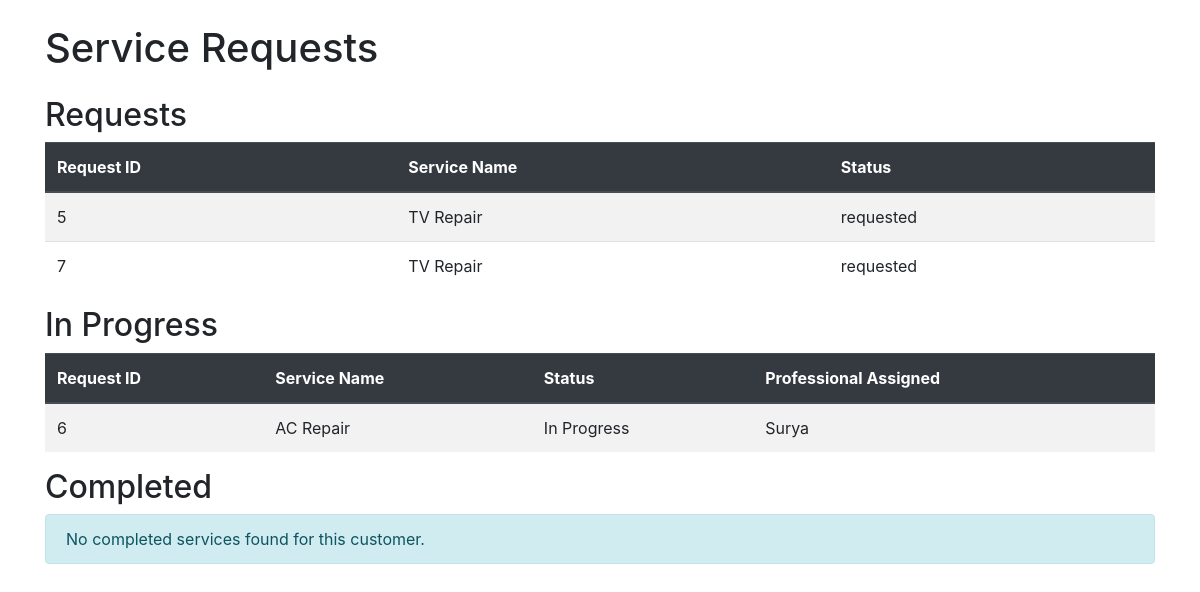
/view_requests/3, run on an earlier commit of the app's database.
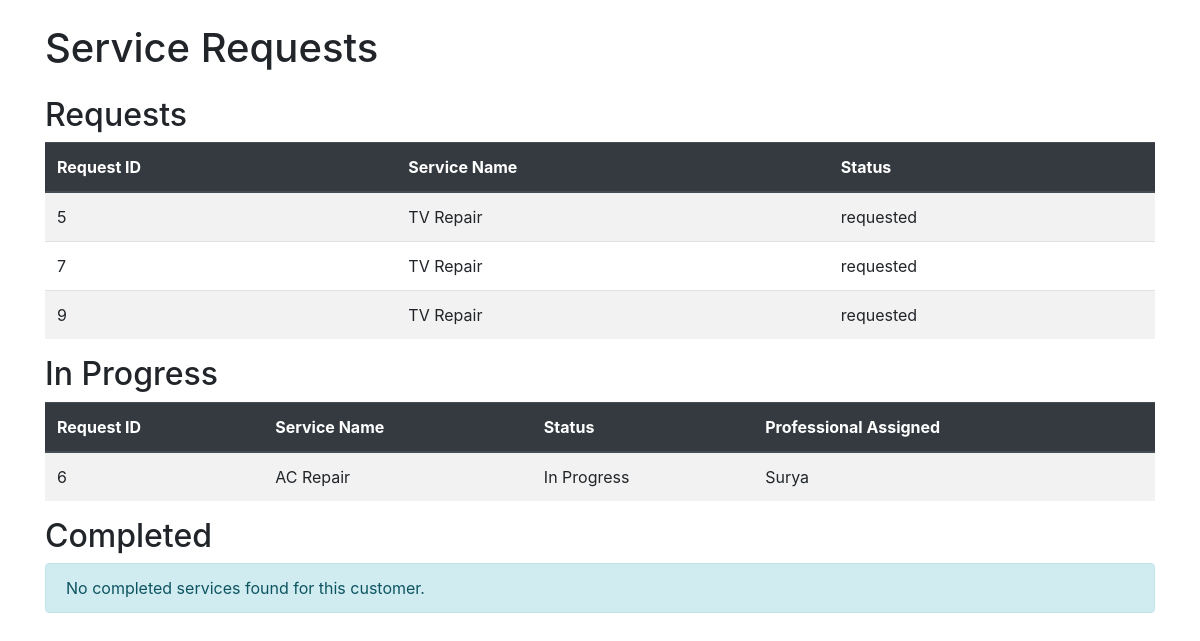
And on a later commit of the database.
### tables this page shows
CREATE TABLE service_requests (
    id INTEGER PRIMARY KEY AUTOINCREMENT,
    service_id INTEGER,
    customer_id INTEGER,
    professional_id INTEGER,
    date_of_request DATETIME DEFAULT CURRENT_TIMESTAMP,
    date_of_completion DATETIME,
    service_status TEXT DEFAULT 'requested',
    remarks TEXT,
    FOREIGN KEY (service_id) REFERENCES services (id),
    FOREIGN KEY (customer_id) REFERENCES customers (id),
    FOREIGN KEY (professional_id) REFERENCES professionals (id)
);

CREATE TABLE services (
    id INTEGER PRIMARY KEY AUTOINCREMENT,
    name TEXT NOT NULL,
    price REAL NOT NULL,
    time_required TEXT,
    description TEXT
);

CREATE TABLE professionals (
    id INTEGER PRIMARY KEY AUTOINCREMENT,
    name TEXT NOT NULL,
    date_created DATETIME DEFAULT CURRENT_TIMESTAMP,
    description TEXT,
    service_type TEXT NOT NULL,
    experience INTEGER,
    status TEXT DEFAULT 'pending'
, password TEXT);

### app.py (the view)
@app.route('/view_requests/<int:customer_id>')
def view_requests(customer_id):
    conn = get_db_connection()
    cursor = conn.cursor()
    cursor.execute('''
        SELECT sr.id, sr.service_id, s.name as service_name, sr.customer_id, sr.service_status as status, p.name as professional_name
        FROM service_requests sr
        JOIN services s ON sr.service_id = s.id
        LEFT JOIN professionals p ON sr.professional_id = p.id
        WHERE sr.customer_id = ?
    ''', (customer_id,))
    requests = cursor.fetchall()
    print("DEBUG: Requests fetched -", requests)  # Debugging line
    conn.close()
    return render_template('customer/view_requests.html', requests=requests)

### app.py (called while the page is built)
def get_db_connection():
    conn = sqlite3.connect('your_database.db')
    conn.row_factory = sqlite3.Row
    return conn

### templates/customer/view_requests.html (shortened to what this page needs)
<!DOCTYPE html>
<html lang="en">
<head>
    <link href="{{ url_for('static', filename='bootstrap/css/bootstrap.min.css') }}" rel="stylesheet">
</head>
<body>
    <div class="container">
        <h1 class="my-4">Service Requests</h1>
        <h2>Requests</h2>
        {% set has_requested = requests | selectattr('status', 'equalto', 'requested') | list %}
        {% if has_requested %}
            <table class="table table-striped">
                <thead class="thead-dark">
                    <tr>
                        <th scope="col">Request ID</th>
                        <th scope="col">Service Name</th>
                        <th scope="col">Status</th>
                    </tr>
                </thead>
                <tbody>
                    {% for request in has_requested %}
                    <tr>
                        <td>{{ request.id }}</td>
                        <td>{{ request.service_name }}</td>
                        <td>{{ request.status }}</td>
                    </tr>
                    {% endfor %}
                </tbody>
            </table>
        {% else %}
            <p class="alert alert-info">No requested services found for this customer.</p>
        {% endif %}
        <h2>In Progress</h2>
        {% set has_in_progress = requests | selectattr('status', 'equalto', 'In Progress') | list %}
        {% if has_in_progress %}
            <table class="table table-striped">
                <thead class="thead-dark">
                    <tr>
                        <th scope="col">Request ID</th>
                        <th scope="col">Service Name</th>
                        <th scope="col">Status</th>
                        <th scope="col">Professional Assigned</th>
                    </tr>
                </thead>
                <tbody>
                    {% for request in has_in_progress %}
                    <tr>
                        <td>{{ request.id }}</td>
                        <td>{{ request.service_name }}</td>
                        <td>{{ request.status }}</td>
                        <td>{{ request.professional_name }}</td>
                    </tr>
                    {% endfor %}
                </tbody>
            </table>
        {% else %}
            <p class="alert alert-info">No services in progress found for this customer.</p>
        {% endif %}
        <h2>Completed</h2>
        {% set has_completed = requests | selectattr('status', 'equalto', 'Completed') | list %}
        {% if has_completed %}
            <table class="table table-striped">
                <thead class="thead-dark">
                    <tr>
                        <th scope="col">Request ID</th>
                        <th scope="col">Service Name</th>
                        <th scope="col">Status</th>
                        <th scope="col">Professional Assigned</th>
                    </tr>
                </thead>
                <tbody>
                    {% for request in has_completed %}
                    <tr>
                        <td>{{ request.id }}</td>
                        <td>{{ request.service_name }}</td>
                        <td>{{ request.status }}</td>
                        <td>{{ request.professional_name }}</td>
                    </tr>
                    {% endfor %}
                </tbody>
            </table>
        {% else %}
            <p class="alert alert-info">No completed services found for this customer.</p>
        {% endif %}
    </div>
</body>
</html>

What changed in the data, as far as the page shows it:
added service_requests: id "9", service_name "TV Repair", status "requested", shown under "Requests"
